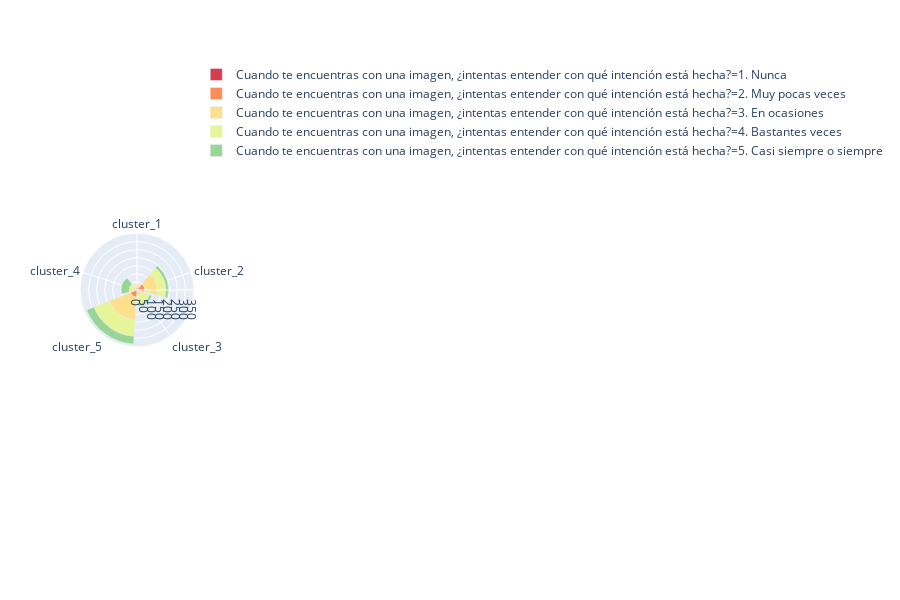
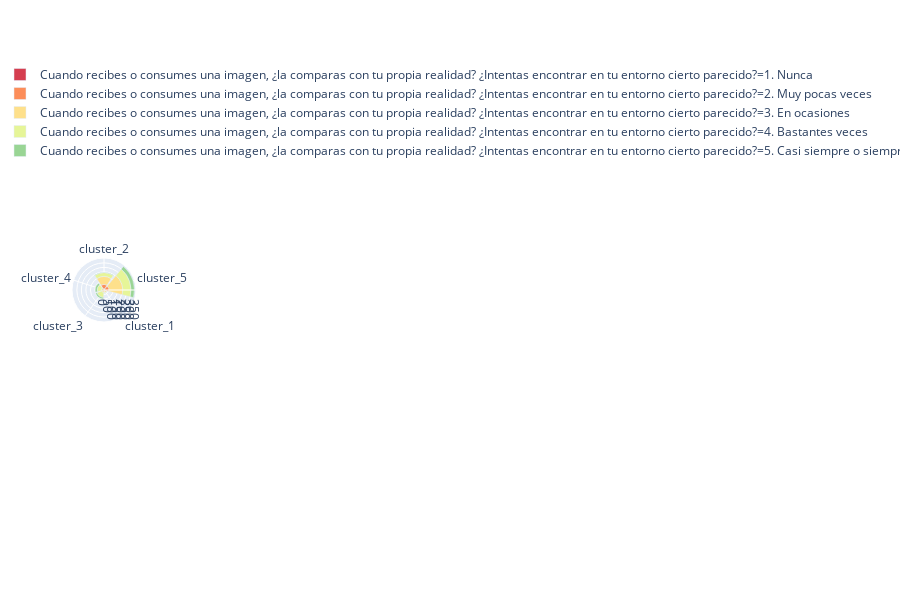
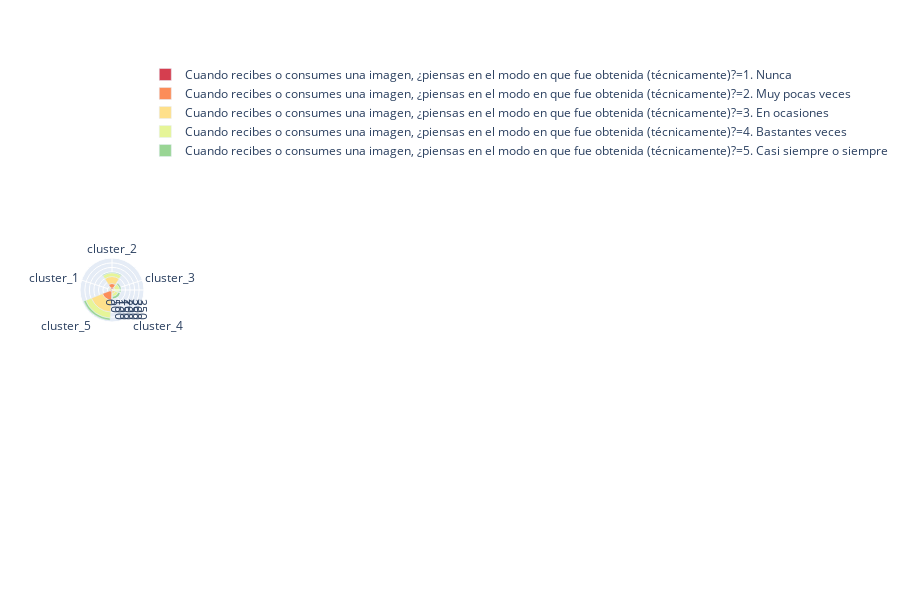
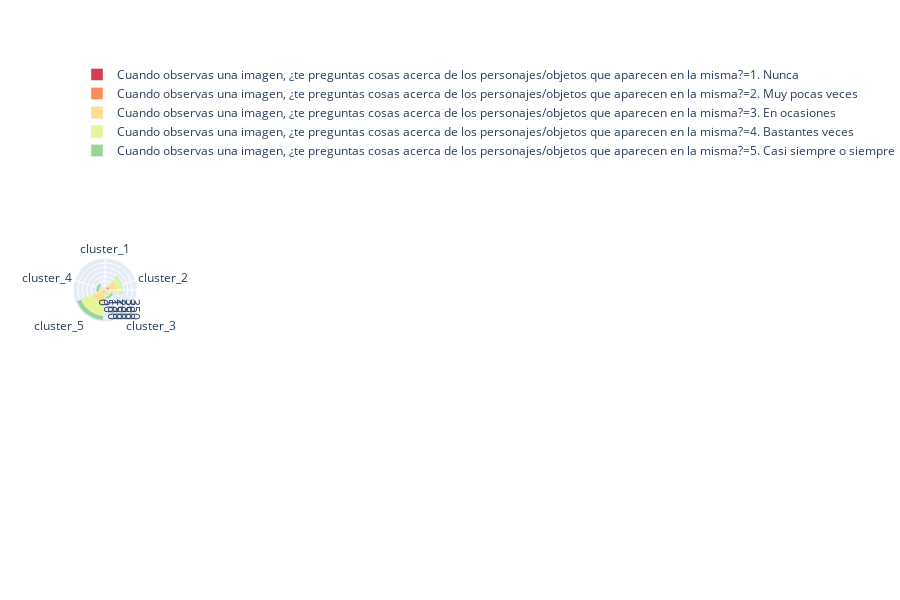

The notebook cell these images were saved under, in order:
### Code cell
compare_interpretation_images_by_prosume_clusters_esp(dataframe_with_clusters_esp)

### Figure 1 — Plotly figure (JSON) as saved in the notebook; plotly's stock layout.template omitted (floating-point values rounded to 4 significant figures)
{"data": [{"hovertemplate": "Cuando te encuentras con una imagen, ¿intentas entender con qué intención está hecha?=1. Nunca<br>counts=%{r}<br>prosume_cluster=%{theta}<extra></extra>", "legendgroup": "Cuando te encuentras con una imagen, ¿intentas entender con qué intención está hecha?=1. Nunca", "marker": {"color": "rgb(213,62,79)"}, "name": "Cuando te encuentras con una imagen, ¿intentas entender con qué intención está hecha?=1. Nunca", "r": [1, 13, 2, 5], "showlegend": true, "theta": ["cluster_1", "cluster_2", "cluster_3", "cluster_5"], "type": "barpolar", "uid": "e2ce3640-0d2c-409d-a15f-ddc25b43ddd3"}, {"hovertemplate": "Cuando te encuentras con una imagen, ¿intentas entender con qué intención está hecha?=2. Muy pocas veces<br>counts=%{r}<br>prosume_cluster=%{theta}<extra></extra>", "legendgroup": "Cuando te encuentras con una imagen, ¿intentas entender con qué intención está hecha?=2. Muy pocas veces", "marker": {"color": "rgb(252,141,89)"}, "name": "Cuando te encuentras con una imagen, ¿intentas entender con qué intención está hecha?=2. Muy pocas veces", "r": [13, 36, 5, 4, 40], "showlegend": true, "theta": ["cluster_1", "cluster_2", "cluster_3", "cluster_4", "cluster_5"], "type": "barpolar", "uid": "adb01616-8b9d-4eec-b833-792c5f9b9809"}, {"hovertemplate": "Cuando te encuentras con una imagen, ¿intentas entender con qué intención está hecha?=3. En ocasiones<br>counts=%{r}<br>prosume_cluster=%{theta}<extra></extra>", "legendgroup": "Cuando te encuentras con una imagen, ¿intentas entender con qué intención está hecha?=3. En ocasiones", "marker": {"color": "rgb(254,224,139)"}, "name": "Cuando te encuentras con una imagen, ¿intentas entender con qué intención está hecha?=3. En ocasiones", "r": [17, 79, 23, 13, 142], "showlegend": true, "theta": ["cluster_1", "cluster_2", "cluster_3", "cluster_4", "cluster_5"], "type": "barpolar", "uid": "eaf75489-4d53-434b-a4f6-9890cc3d5ab2"}, {"hovertemplate": "Cuando te encuentras con una imagen, ¿intentas entender con qué intención está hecha?=4. Bastantes veces<br>counts=%{r}<br>prosume_cluster=%{theta}<extra></extra>", "legendgroup": "Cuando te encuentras con una imagen, ¿intentas entender con qué intención está hecha?=4. Bastantes veces", "marker": {"color": "rgb(230,245,152)"}, "name": "Cuando te encuentras con una imagen, ¿intentas entender con qué intención está hecha?=4. Bastantes veces", "r": [6, 51, 54, 31, 101], "showlegend": true, "theta": ["cluster_1", "cluster_2", "cluster_3", "cluster_4", "cluster_5"], "type": "barpolar", "uid": "b031597e-955d-4439-8ed1-2b7750aedf24"}, {"hovertemplate": "Cuando te encuentras con una imagen, ¿intentas entender con qué intención está hecha?=5. Casi siempre o siempre<br>counts=%{r}<br>prosume_cluster=%{theta}<extra></extra>", "legendgroup": "Cuando te encuentras con una imagen, ¿intentas entender con qué intención está hecha?=5. Casi siempre o siempre", "marker": {"color": "rgb(153,213,148)"}, "name": "Cuando te encuentras con una imagen, ¿intentas entender con qué intención está hecha?=5. Casi siempre o siempre", "r": [17, 16, 50, 48], "showlegend": true, "theta": ["cluster_2", "cluster_3", "cluster_4", "cluster_5"], "type": "barpolar", "uid": "4299d96c-098f-48eb-8580-bc894b1dd163"}], "layout": {"barmode": "group", "barnorm": "", "height": 600, "legend": {"tracegroupgap": 0}, "margin": {"t": 60}, "polar": {"angularaxis": {"direction": "clockwise", "rotation": 90}}}}

### Figure 2 — Plotly figure (JSON) as saved in the notebook; plotly's stock layout.template omitted (floating-point values rounded to 4 significant figures)
{"data": [{"hovertemplate": "Cuando recibes o consumes una imagen, ¿la comparas con tu propia realidad? ¿Intentas encontrar en tu entorno cierto parecido?=1. Nunca<br>counts=%{r}<br>prosume_cluster=%{theta}<extra></extra>", "legendgroup": "Cuando recibes o consumes una imagen, ¿la comparas con tu propia realidad? ¿Intentas encontrar en tu entorno cierto parecido?=1. Nunca", "marker": {"color": "rgb(213,62,79)"}, "name": "Cuando recibes o consumes una imagen, ¿la comparas con tu propia realidad? ¿Intentas encontrar en tu entorno cierto parecido?=1. Nunca", "r": [16, 10], "showlegend": true, "theta": ["cluster_2", "cluster_5"], "type": "barpolar", "uid": "e9ea239d-cbfe-46ca-b64e-07725edeb241"}, {"hovertemplate": "Cuando recibes o consumes una imagen, ¿la comparas con tu propia realidad? ¿Intentas encontrar en tu entorno cierto parecido?=2. Muy pocas veces<br>counts=%{r}<br>prosume_cluster=%{theta}<extra></extra>", "legendgroup": "Cuando recibes o consumes una imagen, ¿la comparas con tu propia realidad? ¿Intentas encontrar en tu entorno cierto parecido?=2. Muy pocas veces", "marker": {"color": "rgb(252,141,89)"}, "name": "Cuando recibes o consumes una imagen, ¿la comparas con tu propia realidad? ¿Intentas encontrar en tu entorno cierto parecido?=2. Muy pocas veces", "r": [19, 46, 1, 3, 46], "showlegend": true, "theta": ["cluster_1", "cluster_2", "cluster_3", "cluster_4", "cluster_5"], "type": "barpolar", "uid": "a4e0a1d0-eeb6-42b6-825e-e35c38ea66eb"}, {"hovertemplate": "Cuando recibes o consumes una imagen, ¿la comparas con tu propia realidad? ¿Intentas encontrar en tu entorno cierto parecido?=3. En ocasiones<br>counts=%{r}<br>prosume_cluster=%{theta}<extra></extra>", "legendgroup": "Cuando recibes o consumes una imagen, ¿la comparas con tu propia realidad? ¿Intentas encontrar en tu entorno cierto parecido?=3. En ocasiones", "marker": {"color": "rgb(254,224,139)"}, "name": "Cuando recibes o consumes una imagen, ¿la comparas con tu propia realidad? ¿Intentas encontrar en tu entorno cierto parecido?=3. En ocasiones", "r": [14, 87, 28, 27, 152], "showlegend": true, "theta": ["cluster_1", "cluster_2", "cluster_3", "cluster_4", "cluster_5"], "type": "barpolar", "uid": "0cf838fa-0a0d-4679-8d05-ee637ee0deaa"}, {"hovertemplate": "Cuando recibes o consumes una imagen, ¿la comparas con tu propia realidad? ¿Intentas encontrar en tu entorno cierto parecido?=4. Bastantes veces<br>counts=%{r}<br>prosume_cluster=%{theta}<extra></extra>", "legendgroup": "Cuando recibes o consumes una imagen, ¿la comparas con tu propia realidad? ¿Intentas encontrar en tu entorno cierto parecido?=4. Bastantes veces", "marker": {"color": "rgb(230,245,152)"}, "name": "Cuando recibes o consumes una imagen, ¿la comparas con tu propia realidad? ¿Intentas encontrar en tu entorno cierto parecido?=4. Bastantes veces", "r": [4, 42, 54, 46, 91], "showlegend": true, "theta": ["cluster_1", "cluster_2", "cluster_3", "cluster_4", "cluster_5"], "type": "barpolar", "uid": "0f5c784b-e23a-479b-a5fc-db7d5d145cb6"}, {"hovertemplate": "Cuando recibes o consumes una imagen, ¿la comparas con tu propia realidad? ¿Intentas encontrar en tu entorno cierto parecido?=5. Casi siempre o siempre<br>counts=%{r}<br>prosume_cluster=%{theta}<extra></extra>", "legendgroup": "Cuando recibes o consumes una imagen, ¿la comparas con tu propia realidad? ¿Intentas encontrar en tu entorno cierto parecido?=5. Casi siempre o siempre", "marker": {"color": "rgb(153,213,148)"}, "name": "Cuando recibes o consumes una imagen, ¿la comparas con tu propia realidad? ¿Intentas encontrar en tu entorno cierto parecido?=5. Casi siempre o siempre", "r": [5, 17, 22, 37], "showlegend": true, "theta": ["cluster_2", "cluster_3", "cluster_4", "cluster_5"], "type": "barpolar", "uid": "9cf4c88c-cc0b-45b8-9368-9e473e4f05d7"}], "layout": {"barmode": "group", "barnorm": "", "height": 600, "legend": {"tracegroupgap": 0}, "margin": {"t": 60}, "polar": {"angularaxis": {"direction": "clockwise", "rotation": 90}}}}

### Figure 3 — Plotly figure (JSON) as saved in the notebook; plotly's stock layout.template omitted (floating-point values rounded to 4 significant figures)
{"data": [{"hovertemplate": "Cuando recibes o consumes una imagen, ¿piensas en el modo en que fue obtenida (técnicamente)?=1. Nunca<br>counts=%{r}<br>prosume_cluster=%{theta}<extra></extra>", "legendgroup": "Cuando recibes o consumes una imagen, ¿piensas en el modo en que fue obtenida (técnicamente)?=1. Nunca", "marker": {"color": "rgb(213,62,79)"}, "name": "Cuando recibes o consumes una imagen, ¿piensas en el modo en que fue obtenida (técnicamente)?=1. Nunca", "r": [24, 1, 2, 21], "showlegend": true, "theta": ["cluster_2", "cluster_3", "cluster_4", "cluster_5"], "type": "barpolar", "uid": "6d446348-b871-4f5b-8f81-37a00a0f21c0"}, {"hovertemplate": "Cuando recibes o consumes una imagen, ¿piensas en el modo en que fue obtenida (técnicamente)?=2. Muy pocas veces<br>counts=%{r}<br>prosume_cluster=%{theta}<extra></extra>", "legendgroup": "Cuando recibes o consumes una imagen, ¿piensas en el modo en que fue obtenida (técnicamente)?=2. Muy pocas veces", "marker": {"color": "rgb(252,141,89)"}, "name": "Cuando recibes o consumes una imagen, ¿piensas en el modo en que fue obtenida (técnicamente)?=2. Muy pocas veces", "r": [11, 47, 7, 10, 92], "showlegend": true, "theta": ["cluster_1", "cluster_2", "cluster_3", "cluster_4", "cluster_5"], "type": "barpolar", "uid": "d550a66d-4ac1-4b38-8f83-4bb81ef7086d"}, {"hovertemplate": "Cuando recibes o consumes una imagen, ¿piensas en el modo en que fue obtenida (técnicamente)?=3. En ocasiones<br>counts=%{r}<br>prosume_cluster=%{theta}<extra></extra>", "legendgroup": "Cuando recibes o consumes una imagen, ¿piensas en el modo en que fue obtenida (técnicamente)?=3. En ocasiones", "marker": {"color": "rgb(254,224,139)"}, "name": "Cuando recibes o consumes una imagen, ¿piensas en el modo en que fue obtenida (técnicamente)?=3. En ocasiones", "r": [21, 76, 25, 28, 132], "showlegend": true, "theta": ["cluster_1", "cluster_2", "cluster_3", "cluster_4", "cluster_5"], "type": "barpolar", "uid": "bb9959a6-3700-4327-a634-8e037e733f8d"}, {"hovertemplate": "Cuando recibes o consumes una imagen, ¿piensas en el modo en que fue obtenida (técnicamente)?=4. Bastantes veces<br>counts=%{r}<br>prosume_cluster=%{theta}<extra></extra>", "legendgroup": "Cuando recibes o consumes una imagen, ¿piensas en el modo en que fue obtenida (técnicamente)?=4. Bastantes veces", "marker": {"color": "rgb(230,245,152)"}, "name": "Cuando recibes o consumes una imagen, ¿piensas en el modo en que fue obtenida (técnicamente)?=4. Bastantes veces", "r": [4, 41, 51, 34, 68], "showlegend": true, "theta": ["cluster_1", "cluster_2", "cluster_3", "cluster_4", "cluster_5"], "type": "barpolar", "uid": "e2d778e9-5f71-48f7-bbfc-4d69cfaf8092"}, {"hovertemplate": "Cuando recibes o consumes una imagen, ¿piensas en el modo en que fue obtenida (técnicamente)?=5. Casi siempre o siempre<br>counts=%{r}<br>prosume_cluster=%{theta}<extra></extra>", "legendgroup": "Cuando recibes o consumes una imagen, ¿piensas en el modo en que fue obtenida (técnicamente)?=5. Casi siempre o siempre", "marker": {"color": "rgb(153,213,148)"}, "name": "Cuando recibes o consumes una imagen, ¿piensas en el modo en que fue obtenida (técnicamente)?=5. Casi siempre o siempre", "r": [1, 8, 16, 24, 23], "showlegend": true, "theta": ["cluster_1", "cluster_2", "cluster_3", "cluster_4", "cluster_5"], "type": "barpolar", "uid": "11db1340-a070-4a46-8b18-8a54295236da"}], "layout": {"barmode": "group", "barnorm": "", "height": 600, "legend": {"tracegroupgap": 0}, "margin": {"t": 60}, "polar": {"angularaxis": {"direction": "clockwise", "rotation": 90}}}}

### Figure 4 — Plotly figure (JSON) as saved in the notebook; plotly's stock layout.template omitted (floating-point values rounded to 4 significant figures)
{"data": [{"hovertemplate": "Cuando observas una imagen, ¿te preguntas cosas acerca de los personajes/objetos que aparecen en la misma?=1. Nunca<br>counts=%{r}<br>prosume_cluster=%{theta}<extra></extra>", "legendgroup": "Cuando observas una imagen, ¿te preguntas cosas acerca de los personajes/objetos que aparecen en la misma?=1. Nunca", "marker": {"color": "rgb(213,62,79)"}, "name": "Cuando observas una imagen, ¿te preguntas cosas acerca de los personajes/objetos que aparecen en la misma?=1. Nunca", "r": [3, 11, 1, 2], "showlegend": true, "theta": ["cluster_1", "cluster_2", "cluster_3", "cluster_5"], "type": "barpolar", "uid": "180410d1-25ac-4f99-b41b-d33a1a9829e9"}, {"hovertemplate": "Cuando observas una imagen, ¿te preguntas cosas acerca de los personajes/objetos que aparecen en la misma?=2. Muy pocas veces<br>counts=%{r}<br>prosume_cluster=%{theta}<extra></extra>", "legendgroup": "Cuando observas una imagen, ¿te preguntas cosas acerca de los personajes/objetos que aparecen en la misma?=2. Muy pocas veces", "marker": {"color": "rgb(252,141,89)"}, "name": "Cuando observas una imagen, ¿te preguntas cosas acerca de los personajes/objetos que aparecen en la misma?=2. Muy pocas veces", "r": [11, 43, 4, 3, 30], "showlegend": true, "theta": ["cluster_1", "cluster_2", "cluster_3", "cluster_4", "cluster_5"], "type": "barpolar", "uid": "3b264968-4377-4be1-94bf-15c0159caa7c"}, {"hovertemplate": "Cuando observas una imagen, ¿te preguntas cosas acerca de los personajes/objetos que aparecen en la misma?=3. En ocasiones<br>counts=%{r}<br>prosume_cluster=%{theta}<extra></extra>", "legendgroup": "Cuando observas una imagen, ¿te preguntas cosas acerca de los personajes/objetos que aparecen en la misma?=3. En ocasiones", "marker": {"color": "rgb(254,224,139)"}, "name": "Cuando observas una imagen, ¿te preguntas cosas acerca de los personajes/objetos que aparecen en la misma?=3. En ocasiones", "r": [16, 81, 25, 25, 120], "showlegend": true, "theta": ["cluster_1", "cluster_2", "cluster_3", "cluster_4", "cluster_5"], "type": "barpolar", "uid": "e39ded25-bd19-4ddc-a3ee-9c0f984adaac"}, {"hovertemplate": "Cuando observas una imagen, ¿te preguntas cosas acerca de los personajes/objetos que aparecen en la misma?=4. Bastantes veces<br>counts=%{r}<br>prosume_cluster=%{theta}<extra></extra>", "legendgroup": "Cuando observas una imagen, ¿te preguntas cosas acerca de los personajes/objetos que aparecen en la misma?=4. Bastantes veces", "marker": {"color": "rgb(230,245,152)"}, "name": "Cuando observas una imagen, ¿te preguntas cosas acerca de los personajes/objetos que aparecen en la misma?=4. Bastantes veces", "r": [7, 50, 44, 36, 132], "showlegend": true, "theta": ["cluster_1", "cluster_2", "cluster_3", "cluster_4", "cluster_5"], "type": "barpolar", "uid": "740b6eca-5649-471e-b8d3-9058de6904e8"}, {"hovertemplate": "Cuando observas una imagen, ¿te preguntas cosas acerca de los personajes/objetos que aparecen en la misma?=5. Casi siempre o siempre<br>counts=%{r}<br>prosume_cluster=%{theta}<extra></extra>", "legendgroup": "Cuando observas una imagen, ¿te preguntas cosas acerca de los personajes/objetos que aparecen en la misma?=5. Casi siempre o siempre", "marker": {"color": "rgb(153,213,148)"}, "name": "Cuando observas una imagen, ¿te preguntas cosas acerca de los personajes/objetos que aparecen en la misma?=5. Casi siempre o siempre", "r": [11, 26, 34, 52], "showlegend": true, "theta": ["cluster_2", "cluster_3", "cluster_4", "cluster_5"], "type": "barpolar", "uid": "14e52f38-f7e5-4d91-b878-38a618623bbb"}], "layout": {"barmode": "group", "barnorm": "", "height": 600, "legend": {"tracegroupgap": 0}, "margin": {"t": 60}, "polar": {"angularaxis": {"direction": "clockwise", "rotation": 90}}}}
